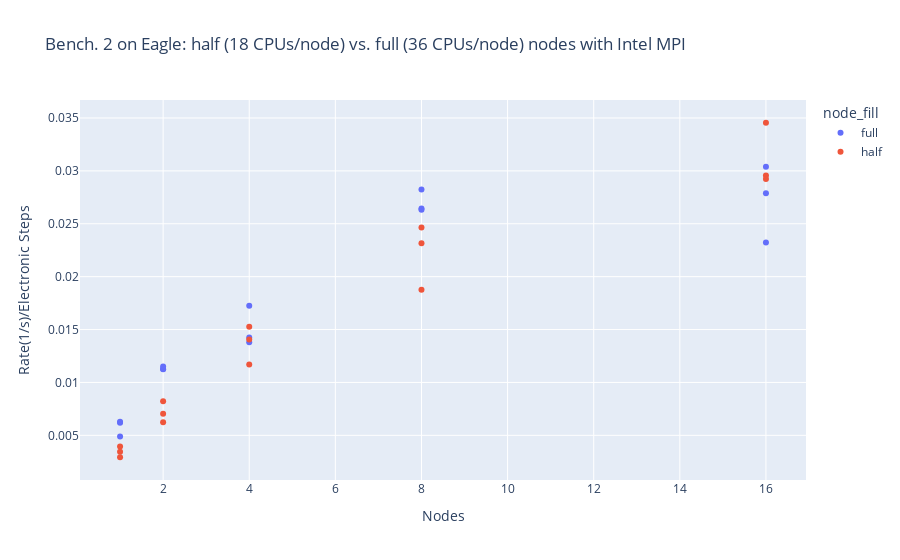

Notebook cell for this chart:
### Markdown cell above
### Running on half-full nodes on Eagle

We ran Benchmark 2 on Eagle with 18 CPUs/Node (half-full) to compare the performance to running on 36 CPUs/Node

### Code cell
data_eagle_2_no_gpu = data_eagle_2[data_eagle_2["Partition"] != "gpu"]
data_eagle_2_no_gpu_intel = data_eagle_2_no_gpu[
    data_eagle_2_no_gpu["MPI"] == "intelmpi"
]

fig = px.scatter(
    data_eagle_2_no_gpu_intel,
    x="Nodes",
    y="scaled_rate",
    color="node_fill",
    hover_data=[
        "HPC System",
        "Partition",
        "Nodes",
        "cpu-bind",
        "MPI",
        "Benchmark Code",
    ],
    labels={"scaled_rate": "Rate(1/s)/Electronic Steps"},
    title="Bench. 2 on Eagle: half (18 CPUs/node) vs. full (36 CPUs/node) nodes with Intel MPI",
)
fig.show()

### Figure 1 — Plotly figure (JSON) as saved in the notebook; plotly's stock layout.template omitted (floating-point values rounded to 4 significant figures)
{"data": [{"customdata": [["Eagle", "short", "cores", "intelmpi", "2"], ["Eagle", "short", "cores", "intelmpi", "2"], ["Eagle", "short", "cores", "intelmpi", "2"], ["Eagle", "short", "cores", "intelmpi", "2"], ["Eagle", "short", "cores", "intelmpi", "2"], ["Eagle", "short", "none", "intelmpi", "2"], ["Eagle", "short", "none", "intelmpi", "2"], ["Eagle", "short", "none", "intelmpi", "2"], ["Eagle", "short", "none", "intelmpi", "2"], ["Eagle", "short", "none", "intelmpi", "2"], ["Eagle", "short", "rank", "intelmpi", "2"], ["Eagle", "short", "rank", "intelmpi", "2"], ["Eagle", "short", "rank", "intelmpi", "2"], ["Eagle", "short", "rank", "intelmpi", "2"], ["Eagle", "short", "rank", "intelmpi", "2"]], "hovertemplate": "node_fill=full<br>Nodes=%{x}<br>Rate(1/s)/Electronic Steps=%{y}<br>HPC System=%{customdata[0]}<br>Partition=%{customdata[1]}<br>cpu-bind=%{customdata[2]}<br>MPI=%{customdata[3]}<br>Benchmark Code=%{customdata[4]}<extra></extra>", "legendgroup": "full", "marker": {"color": "#636efa", "symbol": "circle"}, "mode": "markers", "name": "full", "orientation": "v", "showlegend": true, "type": "scatter", "x": [16, 8, 4, 2, 1, 16, 8, 4, 2, 1, 16, 8, 4, 2, 1], "xaxis": "x", "y": [0.02324, 0.02634, 0.0138, 0.01126, 0.006196, 0.02789, 0.02644, 0.01725, 0.01127, 0.004897, 0.03038, 0.02825, 0.01424, 0.01151, 0.006274], "yaxis": "y"}, {"customdata": [["Eagle", "short", "cores", "intelmpi", "2"], ["Eagle", "short", "cores", "intelmpi", "2"], ["Eagle", "short", "cores", "intelmpi", "2"], ["Eagle", "short", "cores", "intelmpi", "2"], ["Eagle", "short", "cores", "intelmpi", "2"], ["Eagle", "short", "none", "intelmpi", "2"], ["Eagle", "short", "none", "intelmpi", "2"], ["Eagle", "short", "none", "intelmpi", "2"], ["Eagle", "short", "none", "intelmpi", "2"], ["Eagle", "short", "none", "intelmpi", "2"], ["Eagle", "short", "rank", "intelmpi", "2"], ["Eagle", "short", "rank", "intelmpi", "2"], ["Eagle", "short", "rank", "intelmpi", "2"], ["Eagle", "short", "rank", "intelmpi", "2"], ["Eagle", "short", "rank", "intelmpi", "2"]], "hovertemplate": "node_fill=half<br>Nodes=%{x}<br>Rate(1/s)/Electronic Steps=%{y}<br>HPC System=%{customdata[0]}<br>Partition=%{customdata[1]}<br>cpu-bind=%{customdata[2]}<br>MPI=%{customdata[3]}<br>Benchmark Code=%{customdata[4]}<extra></extra>", "legendgroup": "half", "marker": {"color": "#EF553B", "symbol": "circle"}, "mode": "markers", "name": "half", "orientation": "v", "showlegend": true, "type": "scatter", "x": [16, 8, 4, 2, 1, 16, 8, 4, 2, 1, 16, 8, 4, 2, 1], "xaxis": "x", "y": [0.02956, 0.02465, 0.01527, 0.00823, 0.003944, 0.03455, 0.02316, 0.01406, 0.007042, 0.00344, 0.02924, 0.01877, 0.0117, 0.006245, 0.002929], "yaxis": "y"}], "layout": {"legend": {"title": {"text": "node_fill"}, "tracegroupgap": 0}, "title": {"text": "Bench. 2 on Eagle: half (18 CPUs/node) vs. full (36 CPUs/node) nodes with Intel MPI"}, "xaxis": {"anchor": "y", "domain": [0, 1], "title": {"text": "Nodes"}}, "yaxis": {"anchor": "x", "domain": [0, 1], "title": {"text": "Rate(1/s)/Electronic Steps"}}}}
